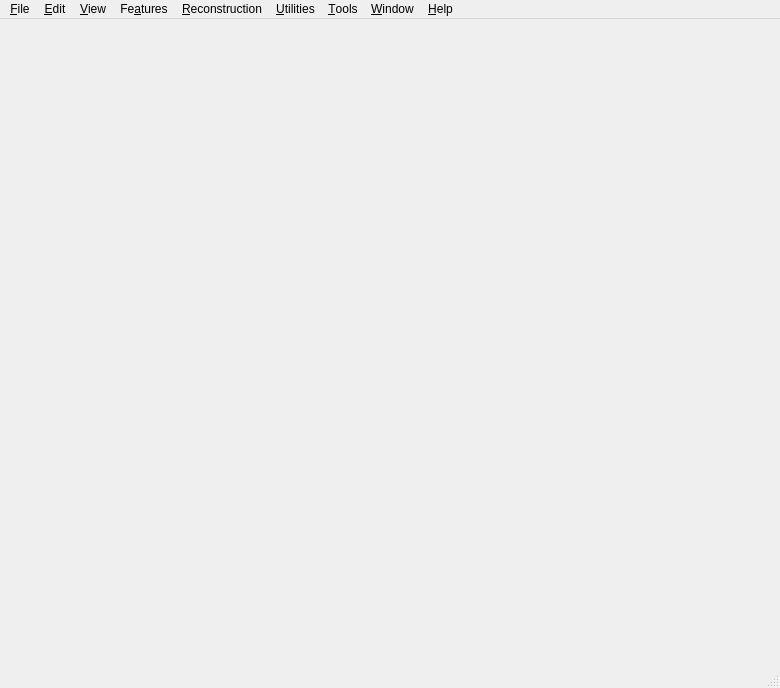
<?xml version="1.0" encoding="UTF-8"?>
<ui version="4.0">
 <class>ViewportWindow</class>
 <widget class="QMainWindow" name="ViewportWindow">
  <property name="geometry">
   <rect>
    <x>0</x>
    <y>0</y>
    <width>780</width>
    <height>688</height>
   </rect>
  </property>
  <property name="minimumSize">
   <size>
    <width>580</width>
    <height>600</height>
   </size>
  </property>
  <property name="acceptDrops">
   <bool>true</bool>
  </property>
  <property name="windowTitle">
   <string>GPlates</string>
  </property>
  <property name="windowIcon">
   <iconset resource="../qt-resources/qt_widgets.qrc">
    <normaloff>:/GPlates-icon-160x160-opaque.png</normaloff>:/GPlates-icon-160x160-opaque.png</iconset>
  </property>
  <widget class="QWidget" name="centralwidget"/>
  <widget class="QMenuBar" name="menubar">
   <property name="geometry">
    <rect>
     <x>0</x>
     <y>0</y>
     <width>780</width>
     <height>21</height>
    </rect>
   </property>
   <widget class="QMenu" name="menu_Help">
    <property name="title">
     <string>&amp;Help</string>
    </property>
    <addaction name="action_View_Online_Documentation"/>
    <addaction name="separator"/>
    <addaction name="action_About"/>
    <addaction name="action_About_GPlates_Dataset"/>
   </widget>
   <widget class="QMenu" name="menu_File">
    <property name="title">
     <string>&amp;File</string>
    </property>
    <widget class="QMenu" name="menu_Open_Recent_Session">
     <property name="statusTip">
      <string>Open a previously saved session. Saves current session to list (if any files loaded). Closes current project (if currently open).</string>
     </property>
     <property name="title">
      <string>O&amp;pen Recent Session</string>
     </property>
    </widget>
    <widget class="QMenu" name="menu_Import">
     <property name="title">
      <string>&amp;Import</string>
     </property>
    </widget>
    <addaction name="separator"/>
    <addaction name="action_Open_Feature_Collection"/>
    <addaction name="separator"/>
    <addaction name="action_Open_Project"/>
    <addaction name="action_Save_Project"/>
    <addaction name="action_Save_Project_As"/>
    <addaction name="separator"/>
    <addaction name="menu_Open_Recent_Session"/>
    <addaction name="action_Clear_Session"/>
    <addaction name="separator"/>
    <addaction name="menu_Import"/>
    <addaction name="separator"/>
    <addaction name="actionConnect_WFS"/>
    <addaction name="separator"/>
    <addaction name="action_Manage_Feature_Collections"/>
    <addaction name="action_File_Errors"/>
    <addaction name="separator"/>
    <addaction name="action_Quit"/>
   </widget>
   <widget class="QMenu" name="menu_Reconstruction">
    <property name="title">
     <string>&amp;Reconstruction</string>
    </property>
    <addaction name="action_Reconstruct_to_Time"/>
    <addaction name="action_Increment_Animation_Time_Backwards"/>
    <addaction name="action_Increment_Animation_Time_Forwards"/>
    <addaction name="action_Reset_Animation"/>
    <addaction name="action_Play"/>
    <addaction name="action_Animate"/>
    <addaction name="separator"/>
    <addaction name="action_Specify_Anchored_Plate_ID"/>
    <addaction name="action_View_Reconstruction_Poles"/>
    <addaction name="separator"/>
    <addaction name="action_Export"/>
   </widget>
   <widget class="QMenu" name="menu_Edit">
    <property name="title">
     <string>&amp;Edit</string>
    </property>
    <addaction name="action_Undo_Placeholder"/>
    <addaction name="action_Redo_Placeholder"/>
    <addaction name="separator"/>
    <addaction name="action_Query_Feature"/>
    <addaction name="action_Edit_Feature"/>
    <addaction name="action_Clone_Geometry"/>
    <addaction name="action_Clone_Feature"/>
    <addaction name="action_Delete_Feature"/>
    <addaction name="separator"/>
    <addaction name="action_Clear_Placeholder"/>
    <addaction name="separator"/>
    <addaction name="action_Preferences"/>
   </widget>
   <widget class="QMenu" name="menu_View">
    <property name="title">
     <string>&amp;View</string>
    </property>
    <widget class="QMenu" name="menu_Move_Camera">
     <property name="title">
      <string>Camera &amp;Location</string>
     </property>
     <addaction name="action_Set_Camera_Viewpoint"/>
     <addaction name="separator"/>
     <addaction name="action_Move_Camera_Up"/>
     <addaction name="action_Move_Camera_Down"/>
     <addaction name="action_Move_Camera_Left"/>
     <addaction name="action_Move_Camera_Right"/>
    </widget>
    <widget class="QMenu" name="menu_Camera_Zoom">
     <property name="title">
      <string>Camera &amp;Zoom</string>
     </property>
     <addaction name="action_Set_Zoom"/>
     <addaction name="separator"/>
     <addaction name="action_Zoom_In"/>
     <addaction name="action_Zoom_Out"/>
     <addaction name="action_Reset_Zoom_Level"/>
    </widget>
    <widget class="QMenu" name="menu_Rotate_Camera">
     <property name="title">
      <string>Camera &amp;Rotation</string>
     </property>
     <addaction name="action_Rotate_Camera_Clockwise"/>
     <addaction name="action_Rotate_Camera_Anticlockwise"/>
     <addaction name="action_Reset_Camera_Orientation"/>
    </widget>
    <widget class="QMenu" name="menuGeometry_Visibility">
     <property name="title">
      <string>Geometry &amp;Visibility</string>
     </property>
     <addaction name="action_Show_Static_Points"/>
     <addaction name="action_Show_Static_Lines"/>
     <addaction name="action_Show_Static_Polygons"/>
     <addaction name="action_Show_Static_Multipoints"/>
     <addaction name="action_Show_Topological_Sections"/>
     <addaction name="action_Show_Topological_Lines"/>
     <addaction name="action_Show_Topological_Polygons"/>
     <addaction name="action_Show_Topological_Networks"/>
     <addaction name="action_Show_Velocity_Arrows"/>
     <addaction name="action_Show_Rasters"/>
     <addaction name="action_Show_3D_Scalar_Fields"/>
     <addaction name="action_Show_Scalar_Coverages"/>
     <addaction name="separator"/>
     <addaction name="action_Show_All_Geometries"/>
    </widget>
    <addaction name="action_Set_Projection"/>
    <addaction name="menu_Move_Camera"/>
    <addaction name="menu_Rotate_Camera"/>
    <addaction name="menu_Camera_Zoom"/>
    <addaction name="separator"/>
    <addaction name="action_Configure_Text_Overlay"/>
    <addaction name="action_Configure_Velocity_Legend"/>
    <addaction name="action_Configure_Graticules"/>
    <addaction name="action_Choose_Background_Colour"/>
    <addaction name="action_Show_Stars"/>
    <addaction name="separator"/>
    <addaction name="menuGeometry_Visibility"/>
   </widget>
   <widget class="QMenu" name="menu_Tools">
    <property name="title">
     <string>&amp;Tools</string>
    </property>
    <addaction name="action_Use_Small_Icons"/>
    <addaction name="action_Configure_Geometry_Rendering"/>
    <addaction name="separator"/>
   </widget>
   <widget class="QMenu" name="menu_Features">
    <property name="title">
     <string>Fe&amp;atures</string>
    </property>
    <widget class="QMenu" name="menuGenerate_Velocity_Point_Locations">
     <property name="title">
      <string>Generate Velocity &amp;Domain Points</string>
     </property>
     <addaction name="action_Generate_Citcoms_Velocity_Domain"/>
     <addaction name="action_Generate_Terra_Velocity_Domain"/>
     <addaction name="action_Generate_LatitudeLongitude_Velocity_Domain"/>
    </widget>
    <addaction name="action_Manage_Colouring"/>
    <addaction name="separator"/>
    <addaction name="action_Load_Symbol"/>
    <addaction name="action_Unload_Symbol"/>
    <addaction name="separator"/>
    <addaction name="action_View_Total_Reconstruction_Sequences"/>
    <addaction name="action_View_Shapefile_Attributes"/>
    <addaction name="separator"/>
    <addaction name="action_Create_VGP"/>
    <addaction name="action_Assign_Plate_IDs"/>
    <addaction name="action_Generate_Deforming_Mesh_Points"/>
    <addaction name="menuGenerate_Velocity_Point_Locations"/>
   </widget>
   <widget class="QMenu" name="menu_Utilities">
    <property name="title">
     <string>&amp;Utilities</string>
    </property>
    <addaction name="action_Calculate_Reconstruction_Pole"/>
    <addaction name="action_Finite_Rotation_Calculator"/>
    <addaction name="action_Open_Kinematics_Tool"/>
    <addaction name="separator"/>
    <addaction name="action_Manage_Age_Models"/>
    <addaction name="separator"/>
    <addaction name="action_Open_Python_Console"/>
    <addaction name="separator"/>
   </widget>
   <widget class="QMenu" name="menu_Window">
    <property name="title">
     <string>&amp;Window</string>
    </property>
    <addaction name="action_New_Window"/>
    <addaction name="separator"/>
    <addaction name="action_Show_Layers"/>
    <addaction name="action_Show_Bottom_Panel_Placeholder"/>
    <addaction name="action_Log_Dialog"/>
    <addaction name="separator"/>
    <addaction name="action_Full_Screen"/>
   </widget>
   <addaction name="menu_File"/>
   <addaction name="menu_Edit"/>
   <addaction name="menu_View"/>
   <addaction name="menu_Features"/>
   <addaction name="menu_Reconstruction"/>
   <addaction name="menu_Utilities"/>
   <addaction name="menu_Tools"/>
   <addaction name="menu_Window"/>
   <addaction name="menu_Help"/>
  </widget>
  <widget class="QStatusBar" name="statusbar"/>
  <action name="action_Cut">
   <property name="enabled">
    <bool>false</bool>
   </property>
   <property name="text">
    <string>Cu&amp;t</string>
   </property>
   <property name="iconText">
    <string>Cut</string>
   </property>
   <property name="toolTip">
    <string>Cut</string>
   </property>
   <property name="shortcut">
    <string/>
   </property>
  </action>
  <action name="action_Copy">
   <property name="enabled">
    <bool>false</bool>
   </property>
   <property name="text">
    <string>&amp;Copy</string>
   </property>
  </action>
  <action name="action_Paste">
   <property name="checkable">
    <bool>false</bool>
   </property>
   <property name="checked">
    <bool>false</bool>
   </property>
   <property name="enabled">
    <bool>false</bool>
   </property>
   <property name="text">
    <string>&amp;Paste</string>
   </property>
  </action>
  <action name="action_Quit">
   <property name="icon">
    <iconset resource="../qt-resources/qt_widgets.qrc">
     <normaloff>:/gnome_application_exit_16.png</normaloff>:/gnome_application_exit_16.png</iconset>
   </property>
   <property name="text">
    <string>&amp;Quit</string>
   </property>
   <property name="shortcut">
    <string>Ctrl+Q</string>
   </property>
   <property name="shortcutContext">
    <enum>Qt::ApplicationShortcut</enum>
   </property>
  </action>
  <action name="action_About">
   <property name="enabled">
    <bool>true</bool>
   </property>
   <property name="icon">
    <iconset resource="../qt-resources/qt_widgets.qrc">
     <normaloff>:/human_gtk_about_16.png</normaloff>:/human_gtk_about_16.png</iconset>
   </property>
   <property name="text">
    <string>&amp;About</string>
   </property>
  </action>
  <action name="action_Reconstruct_to_Time">
   <property name="text">
    <string>Reconstruct to &amp;Time...</string>
   </property>
   <property name="shortcut">
    <string>Ctrl+T</string>
   </property>
   <property name="shortcutContext">
    <enum>Qt::ApplicationShortcut</enum>
   </property>
  </action>
  <action name="action_Specify_Anchored_Plate_ID">
   <property name="text">
    <string>Specify Anchore&amp;d Plate ID...</string>
   </property>
   <property name="shortcut">
    <string>Ctrl+D</string>
   </property>
   <property name="shortcutContext">
    <enum>Qt::ApplicationShortcut</enum>
   </property>
  </action>
  <action name="action_Increment_Animation_Time_Backwards">
   <property name="icon">
    <iconset resource="../qt-resources/qt_widgets.qrc">
     <normaloff>:/gnome_seek_backward_16.png</normaloff>:/gnome_seek_backward_16.png</iconset>
   </property>
   <property name="text">
    <string>Step &amp;Backward One Frame</string>
   </property>
   <property name="shortcut">
    <string>Ctrl+Shift+I</string>
   </property>
   <property name="shortcutContext">
    <enum>Qt::ApplicationShortcut</enum>
   </property>
  </action>
  <action name="action_Increment_Animation_Time_Forwards">
   <property name="icon">
    <iconset resource="../qt-resources/qt_widgets.qrc">
     <normaloff>:/gnome_seek_forward_16.png</normaloff>:/gnome_seek_forward_16.png</iconset>
   </property>
   <property name="text">
    <string>Step &amp;Forward One Frame</string>
   </property>
   <property name="iconText">
    <string>Step Forward One Frame</string>
   </property>
   <property name="shortcut">
    <string>Ctrl+I</string>
   </property>
   <property name="shortcutContext">
    <enum>Qt::ApplicationShortcut</enum>
   </property>
  </action>
  <action name="action_Animate">
   <property name="text">
    <string>&amp;Configure Animation...</string>
   </property>
   <property name="menuRole">
    <enum>QAction::NoRole</enum>
   </property>
  </action>
  <action name="action_Query_Feature">
   <property name="checkable">
    <bool>false</bool>
   </property>
   <property name="checked">
    <bool>false</bool>
   </property>
   <property name="icon">
    <iconset resource="../qt-resources/qt_widgets.qrc">
     <normaloff>:/gnome_edit_find_22.png</normaloff>:/gnome_edit_find_22.png</iconset>
   </property>
   <property name="text">
    <string>Que&amp;ry Feature</string>
   </property>
   <property name="iconText">
    <string>&amp;Query Feature</string>
   </property>
   <property name="shortcut">
    <string>Ctrl+R</string>
   </property>
   <property name="shortcutContext">
    <enum>Qt::ApplicationShortcut</enum>
   </property>
  </action>
  <action name="action_File_Errors">
   <property name="icon">
    <iconset resource="../qt-resources/qt_widgets.qrc">
     <normaloff>:/gnome_dialog_warning_16.png</normaloff>:/gnome_dialog_warning_16.png</iconset>
   </property>
   <property name="text">
    <string>View Read &amp;Errors</string>
   </property>
  </action>
  <action name="action_Set_Zoom">
   <property name="text">
    <string>&amp;Set Zoom...</string>
   </property>
  </action>
  <action name="action_Zoom_In">
   <property name="icon">
    <iconset resource="../qt-resources/qt_widgets.qrc">
     <normaloff>:/gnome_zoom_in_16.png</normaloff>:/gnome_zoom_in_16.png</iconset>
   </property>
   <property name="text">
    <string>Zoom &amp;In</string>
   </property>
   <property name="shortcut">
    <string>+</string>
   </property>
  </action>
  <action name="action_Zoom_Out">
   <property name="icon">
    <iconset resource="../qt-resources/qt_widgets.qrc">
     <normaloff>:/gnome_zoom_out_16.png</normaloff>:/gnome_zoom_out_16.png</iconset>
   </property>
   <property name="text">
    <string>Zoom &amp;Out</string>
   </property>
   <property name="shortcut">
    <string>-</string>
   </property>
  </action>
  <action name="action_Reset_Zoom_Level">
   <property name="icon">
    <iconset resource="../qt-resources/qt_widgets.qrc">
     <normaloff>:/gnome_zoom_original_16.png</normaloff>:/gnome_zoom_original_16.png</iconset>
   </property>
   <property name="text">
    <string>&amp;Reset Zoom</string>
   </property>
   <property name="shortcut">
    <string>0</string>
   </property>
  </action>
  <action name="action_Export_Geometry_Snapshot">
   <property name="icon">
    <iconset resource="../qt-resources/qt_widgets.qrc">
     <normaloff>:/gnome_applets_screenshooter_16.png</normaloff>:/gnome_applets_screenshooter_16.png</iconset>
   </property>
   <property name="text">
    <string>E&amp;xport Geometry Snapshot...</string>
   </property>
   <property name="toolTip">
    <string>Save an SVG image of the current view.</string>
   </property>
  </action>
  <action name="action_Manage_Feature_Collections">
   <property name="icon">
    <iconset resource="../qt-resources/qt_widgets.qrc">
     <normaloff>:/gnome_preferences_desktop_16.png</normaloff>:/gnome_preferences_desktop_16.png</iconset>
   </property>
   <property name="text">
    <string>&amp;Manage Feature Collections</string>
   </property>
   <property name="shortcut">
    <string>Ctrl+M</string>
   </property>
   <property name="shortcutContext">
    <enum>Qt::ApplicationShortcut</enum>
   </property>
  </action>
  <action name="action_Open_Feature_Collection">
   <property name="icon">
    <iconset resource="../qt-resources/qt_widgets.qrc">
     <normaloff>:/tango_document_open_16.png</normaloff>:/tango_document_open_16.png</iconset>
   </property>
   <property name="text">
    <string>&amp;Open Feature Collection...</string>
   </property>
   <property name="shortcut">
    <string>Ctrl+O</string>
   </property>
   <property name="shortcutContext">
    <enum>Qt::ApplicationShortcut</enum>
   </property>
  </action>
  <action name="action_Set_Camera_Viewpoint">
   <property name="checked">
    <bool>false</bool>
   </property>
   <property name="text">
    <string>&amp;Set Location...</string>
   </property>
   <property name="shortcut">
    <string>Ctrl+Shift+L</string>
   </property>
   <property name="shortcutContext">
    <enum>Qt::ApplicationShortcut</enum>
   </property>
  </action>
  <action name="action_Move_Camera_Up">
   <property name="icon">
    <iconset resource="../qt-resources/qt_widgets.qrc">
     <normaloff>:/gnome_go_up_16.png</normaloff>:/gnome_go_up_16.png</iconset>
   </property>
   <property name="text">
    <string>Move &amp;Up</string>
   </property>
  </action>
  <action name="action_Move_Camera_Down">
   <property name="icon">
    <iconset resource="../qt-resources/qt_widgets.qrc">
     <normaloff>:/gnome_go_down_16.png</normaloff>:/gnome_go_down_16.png</iconset>
   </property>
   <property name="text">
    <string>Move &amp;Down</string>
   </property>
  </action>
  <action name="action_Move_Camera_Left">
   <property name="icon">
    <iconset resource="../qt-resources/qt_widgets.qrc">
     <normaloff>:/gnome_go_previous_16.png</normaloff>:/gnome_go_previous_16.png</iconset>
   </property>
   <property name="text">
    <string>Move &amp;Left</string>
   </property>
  </action>
  <action name="action_Move_Camera_Right">
   <property name="icon">
    <iconset resource="../qt-resources/qt_widgets.qrc">
     <normaloff>:/gnome_go_next_16.png</normaloff>:/gnome_go_next_16.png</iconset>
   </property>
   <property name="text">
    <string>Move &amp;Right</string>
   </property>
  </action>
  <action name="action_Rotate_Camera_Clockwise">
   <property name="icon">
    <iconset resource="../qt-resources/qt_widgets.qrc">
     <normaloff>:/human_view_refresh_16.png</normaloff>:/human_view_refresh_16.png</iconset>
   </property>
   <property name="text">
    <string>Rotate &amp;Clockwise</string>
   </property>
   <property name="shortcut">
    <string>]</string>
   </property>
  </action>
  <action name="action_Rotate_Camera_Anticlockwise">
   <property name="icon">
    <iconset resource="../qt-resources/qt_widgets.qrc">
     <normaloff>:/human_view_refresh_flipped_16.png</normaloff>:/human_view_refresh_flipped_16.png</iconset>
   </property>
   <property name="text">
    <string>Rotate &amp;Anti-clockwise</string>
   </property>
   <property name="shortcut">
    <string>[</string>
   </property>
  </action>
  <action name="action_Reset_Camera_Orientation">
   <property name="icon">
    <iconset resource="../qt-resources/qt_widgets.qrc">
     <normaloff>:/reorient_poles_16.png</normaloff>:/reorient_poles_16.png</iconset>
   </property>
   <property name="text">
    <string>&amp;Reset Orientation</string>
   </property>
   <property name="shortcut">
    <string>^</string>
   </property>
  </action>
  <action name="action_Edit_Feature">
   <property name="checkable">
    <bool>false</bool>
   </property>
   <property name="checked">
    <bool>false</bool>
   </property>
   <property name="icon">
    <iconset resource="../qt-resources/qt_widgets.qrc">
     <normaloff>:/gnome_gtk_edit_22.png</normaloff>:/gnome_gtk_edit_22.png</iconset>
   </property>
   <property name="text">
    <string>&amp;Edit Feature</string>
   </property>
   <property name="iconText">
    <string>&amp;Edit Feature</string>
   </property>
   <property name="shortcut">
    <string>Ctrl+E</string>
   </property>
   <property name="shortcutContext">
    <enum>Qt::ApplicationShortcut</enum>
   </property>
  </action>
  <action name="action_View_Reconstruction_Poles">
   <property name="text">
    <string>View Total Reconstruction &amp;Poles</string>
   </property>
   <property name="shortcut">
    <string>Ctrl+P</string>
   </property>
   <property name="shortcutContext">
    <enum>Qt::ApplicationShortcut</enum>
   </property>
  </action>
  <action name="action_Show_Static_Points">
   <property name="checkable">
    <bool>true</bool>
   </property>
   <property name="checked">
    <bool>true</bool>
   </property>
   <property name="text">
    <string>Show Static Points</string>
   </property>
   <property name="toolTip">
    <string>A toggle operation which controls whether non-topological points are shown.</string>
   </property>
   <property name="shortcut">
    <string>Ctrl+V, S, P</string>
   </property>
   <property name="shortcutContext">
    <enum>Qt::ApplicationShortcut</enum>
   </property>
  </action>
  <action name="action_Show_Static_Lines">
   <property name="checkable">
    <bool>true</bool>
   </property>
   <property name="checked">
    <bool>true</bool>
   </property>
   <property name="text">
    <string>Show Static Lines</string>
   </property>
   <property name="toolTip">
    <string>A toggle operation which controls whether non-topological lines are shown.</string>
   </property>
   <property name="shortcut">
    <string>Ctrl+V, S, L</string>
   </property>
   <property name="shortcutContext">
    <enum>Qt::ApplicationShortcut</enum>
   </property>
  </action>
  <action name="action_Show_Static_Polygons">
   <property name="checkable">
    <bool>true</bool>
   </property>
   <property name="checked">
    <bool>true</bool>
   </property>
   <property name="text">
    <string>Show Static Polygons</string>
   </property>
   <property name="toolTip">
    <string>A toggle operation which controls whether non-topological polygons are shown.</string>
   </property>
   <property name="shortcut">
    <string>Ctrl+V, S, G</string>
   </property>
   <property name="shortcutContext">
    <enum>Qt::ApplicationShortcut</enum>
   </property>
  </action>
  <action name="action_Show_Static_Multipoints">
   <property name="checkable">
    <bool>true</bool>
   </property>
   <property name="checked">
    <bool>true</bool>
   </property>
   <property name="text">
    <string>Show Static Multipoints</string>
   </property>
   <property name="toolTip">
    <string>A toggle operation which controls whether non-topological multipoints are shown.</string>
   </property>
   <property name="shortcut">
    <string>Ctrl+V, S, M</string>
   </property>
   <property name="shortcutContext">
    <enum>Qt::ApplicationShortcut</enum>
   </property>
  </action>
  <action name="action_Show_Velocity_Arrows">
   <property name="checkable">
    <bool>true</bool>
   </property>
   <property name="checked">
    <bool>true</bool>
   </property>
   <property name="enabled">
    <bool>true</bool>
   </property>
   <property name="text">
    <string>Show Velocity Arrows</string>
   </property>
   <property name="toolTip">
    <string>A toggle operation which controls whether velocity arrows are shown.</string>
   </property>
   <property name="shortcut">
    <string>Ctrl+V, V, A</string>
   </property>
   <property name="shortcutContext">
    <enum>Qt::ApplicationShortcut</enum>
   </property>
  </action>
  <action name="action_Delete_Feature">
   <property name="icon">
    <iconset resource="../qt-resources/qt_widgets.qrc">
     <normaloff>:/gnome_edit_delete_22.png</normaloff>:/gnome_edit_delete_22.png</iconset>
   </property>
   <property name="text">
    <string>&amp;Delete Feature</string>
   </property>
   <property name="shortcut">
    <string>Del</string>
   </property>
  </action>
  <action name="action_Add_Feature_To_Selection">
   <property name="icon">
    <iconset resource="../qt-resources/qt_widgets.qrc">
     <normaloff>:/gnome_list_add_22.png</normaloff>:/gnome_list_add_22.png</iconset>
   </property>
   <property name="text">
    <string>Add Feature to Select&amp;ion</string>
   </property>
  </action>
  <action name="action_Remove_Feature_From_Selection">
   <property name="icon">
    <iconset resource="../qt-resources/qt_widgets.qrc">
     <normaloff>:/gnome_list_remove_22.png</normaloff>:/gnome_list_remove_22.png</iconset>
   </property>
   <property name="text">
    <string>Remove Feature from Selecti&amp;on</string>
   </property>
  </action>
  <action name="action_Clear_Placeholder">
   <property name="text">
    <string>C&amp;lear</string>
   </property>
   <property name="shortcut">
    <string>Ctrl+K</string>
   </property>
  </action>
  <action name="action_Clone_Geometry">
   <property name="icon">
    <iconset resource="../qt-resources/qt_widgets.qrc">
     <normaloff>:/clone_geometry_22.png</normaloff>:/clone_geometry_22.png</iconset>
   </property>
   <property name="text">
    <string>Copy &amp;Geometry to Digitise Tool</string>
   </property>
   <property name="toolTip">
    <string>Copy Geometry to Digitise Tool</string>
   </property>
  </action>
  <action name="action_Clone_Feature">
   <property name="icon">
    <iconset resource="../qt-resources/qt_widgets.qrc">
     <normaloff>:/clone_feature_22.png</normaloff>:/clone_feature_22.png</iconset>
   </property>
   <property name="text">
    <string>Clone &amp;Feature</string>
   </property>
  </action>
  <action name="action_Information_Dock_At_Bottom">
   <property name="icon">
    <iconset resource="../qt-resources/qt_widgets.qrc">
     <normaloff>:/gnome_go_down_16.png</normaloff>:/gnome_go_down_16.png</iconset>
   </property>
   <property name="text">
    <string>Dock at &amp;Bottom</string>
   </property>
  </action>
  <action name="action_Information_Dock_At_Top">
   <property name="icon">
    <iconset resource="../qt-resources/qt_widgets.qrc">
     <normaloff>:/gnome_go_up_16.png</normaloff>:/gnome_go_up_16.png</iconset>
   </property>
   <property name="text">
    <string>Dock at &amp;Top</string>
   </property>
  </action>
  <action name="action_Actions_Dock_At_Left">
   <property name="icon">
    <iconset resource="../qt-resources/qt_widgets.qrc">
     <normaloff>:/gnome_go_previous_16.png</normaloff>:/gnome_go_previous_16.png</iconset>
   </property>
   <property name="text">
    <string>Dock at &amp;Left</string>
   </property>
  </action>
  <action name="action_Actions_Dock_At_Right">
   <property name="icon">
    <iconset resource="../qt-resources/qt_widgets.qrc">
     <normaloff>:/gnome_go_next_16.png</normaloff>:/gnome_go_next_16.png</iconset>
   </property>
   <property name="text">
    <string>Dock at &amp;Right</string>
   </property>
  </action>
  <action name="action_Undo_Placeholder">
   <property name="icon">
    <iconset resource="../qt-resources/qt_widgets.qrc">
     <normaloff>:/tango_undo_16.png</normaloff>:/tango_undo_16.png</iconset>
   </property>
   <property name="text">
    <string>&amp;Undo (Placeholder)</string>
   </property>
   <property name="shortcut">
    <string>Ctrl+Z</string>
   </property>
  </action>
  <action name="action_Redo_Placeholder">
   <property name="icon">
    <iconset resource="../qt-resources/qt_widgets.qrc">
     <normaloff>:/tango_redo_16.png</normaloff>:/tango_redo_16.png</iconset>
   </property>
   <property name="text">
    <string>Re&amp;do (Placeholder)</string>
   </property>
   <property name="shortcut">
    <string>Ctrl+Y</string>
   </property>
  </action>
  <action name="action_View_Shapefile_Attributes">
   <property name="text">
    <string>View &amp;Attribute Table</string>
   </property>
   <property name="shortcutContext">
    <enum>Qt::ApplicationShortcut</enum>
   </property>
  </action>
  <action name="action_Specify_Time_Increment">
   <property name="text">
    <string>Specify Time I&amp;ncrement...</string>
   </property>
  </action>
  <action name="action_Reset_Animation">
   <property name="text">
    <string>&amp;Reset Animation</string>
   </property>
  </action>
  <action name="action_Play">
   <property name="checkable">
    <bool>true</bool>
   </property>
   <property name="text">
    <string>Pla&amp;y Animation</string>
   </property>
  </action>
  <action name="action_Show_Reconstructable_Features">
   <property name="checkable">
    <bool>true</bool>
   </property>
   <property name="checked">
    <bool>true</bool>
   </property>
   <property name="text">
    <string>Show &amp;Reconstructable Features</string>
   </property>
  </action>
  <action name="action_Show_Topologies">
   <property name="checkable">
    <bool>true</bool>
   </property>
   <property name="checked">
    <bool>true</bool>
   </property>
   <property name="text">
    <string>Show &amp;Topologies</string>
   </property>
  </action>
  <action name="action_Show_Instantaneous_Features">
   <property name="checkable">
    <bool>true</bool>
   </property>
   <property name="checked">
    <bool>true</bool>
   </property>
   <property name="text">
    <string>Show &amp;Instantaneous Features</string>
   </property>
  </action>
  <action name="action_Assign_Plate_IDs">
   <property name="text">
    <string>Assign &amp;Plate IDs...</string>
   </property>
  </action>
  <action name="action_Generate_Citcoms_Velocity_Domain">
   <property name="text">
    <string>&amp;CitcomS...</string>
   </property>
  </action>
  <action name="action_Export_Reconstruction">
   <property name="text">
    <string>E&amp;xport Reconstruction Geometries...</string>
   </property>
  </action>
  <action name="action_Export">
   <property name="icon">
    <iconset resource="../qt-resources/qt_widgets.qrc">
     <normaloff>:/gnome_stock_export_16.png</normaloff>:/gnome_stock_export_16.png</iconset>
   </property>
   <property name="text">
    <string>&amp;Export...</string>
   </property>
   <property name="shortcut">
    <string>Ctrl+Shift+E</string>
   </property>
  </action>
  <action name="action_Set_Projection">
   <property name="text">
    <string>Set &amp;Projection...</string>
   </property>
  </action>
  <action name="action_Full_Screen">
   <property name="checkable">
    <bool>true</bool>
   </property>
   <property name="checked">
    <bool>false</bool>
   </property>
   <property name="text">
    <string>&amp;Full Screen</string>
   </property>
   <property name="shortcut">
    <string>F11</string>
   </property>
   <property name="shortcutContext">
    <enum>Qt::ApplicationShortcut</enum>
   </property>
  </action>
  <action name="action_Gui_Debug_Action">
   <property name="enabled">
    <bool>true</bool>
   </property>
   <property name="icon">
    <iconset resource="../qt-resources/qt_widgets.qrc">
     <normaloff>:/info_sign_16.png</normaloff>:/info_sign_16.png</iconset>
   </property>
   <property name="text">
    <string>GUI Debug Action</string>
   </property>
   <property name="shortcut">
    <string>Ctrl+Alt+/</string>
   </property>
   <property name="shortcutContext">
    <enum>Qt::ApplicationShortcut</enum>
   </property>
   <property name="visible">
    <bool>true</bool>
   </property>
  </action>
  <action name="action_Manage_Colouring">
   <property name="icon">
    <iconset resource="../qt-resources/qt_widgets.qrc">
     <normaloff>:/gnome_stock_color_16.png</normaloff>:/gnome_stock_color_16.png</iconset>
   </property>
   <property name="text">
    <string>Manage &amp;Colouring</string>
   </property>
  </action>
  <action name="action_Create_VGP">
   <property name="text">
    <string>Create &amp;VGP...</string>
   </property>
  </action>
  <action name="action_Calculate_Reconstruction_Pole">
   <property name="text">
    <string>Calculate &amp;Reconstruction Pole...</string>
   </property>
  </action>
  <action name="action_Show_Layers">
   <property name="checkable">
    <bool>true</bool>
   </property>
   <property name="icon">
    <iconset resource="../qt-resources/qt_widgets.qrc">
     <normaloff>:/gnome_stock_view_details_16.png</normaloff>:/gnome_stock_view_details_16.png</iconset>
   </property>
   <property name="text">
    <string>Show &amp;Layers</string>
   </property>
   <property name="shortcut">
    <string>Ctrl+L</string>
   </property>
   <property name="shortcutContext">
    <enum>Qt::ApplicationShortcut</enum>
   </property>
  </action>
  <action name="action_Import_Raster">
   <property name="text">
    <string>Import &amp;Raster...</string>
   </property>
   <property name="shortcutContext">
    <enum>Qt::ApplicationShortcut</enum>
   </property>
  </action>
  <action name="action_Import_Time_Dependent_Raster">
   <property name="text">
    <string>Import &amp;Time-Dependent Raster...</string>
   </property>
   <property name="shortcutContext">
    <enum>Qt::ApplicationShortcut</enum>
   </property>
  </action>
  <action name="action_Preferences">
   <property name="icon">
    <iconset resource="../qt-resources/qt_widgets.qrc">
     <normaloff>:/gnome_preferences_desktop_16.png</normaloff>:/gnome_preferences_desktop_16.png</iconset>
   </property>
   <property name="text">
    <string>&amp;Preferences</string>
   </property>
   <property name="shortcut">
    <string>Ctrl+,</string>
   </property>
   <property name="shortcutContext">
    <enum>Qt::ApplicationShortcut</enum>
   </property>
   <property name="menuRole">
    <enum>QAction::PreferencesRole</enum>
   </property>
  </action>
  <action name="action_Show_Stars">
   <property name="checkable">
    <bool>true</bool>
   </property>
   <property name="checked">
    <bool>false</bool>
   </property>
   <property name="enabled">
    <bool>true</bool>
   </property>
   <property name="text">
    <string>Show &amp;Stars</string>
   </property>
  </action>
  <action name="action_View_Total_Reconstruction_Sequences">
   <property name="text">
    <string>View &amp;Total Reconstruction Sequences</string>
   </property>
  </action>
  <action name="action_New_Window">
   <property name="icon">
    <iconset resource="../qt-resources/qt_widgets.qrc">
     <normaloff>:/tango_window_new_16.png</normaloff>:/tango_window_new_16.png</iconset>
   </property>
   <property name="text">
    <string>Open &amp;New Window</string>
   </property>
   <property name="shortcut">
    <string>Ctrl+N</string>
   </property>
  </action>
  <action name="action_Use_Small_Icons">
   <property name="checkable">
    <bool>true</bool>
   </property>
   <property name="text">
    <string>Use Small Ico&amp;ns</string>
   </property>
   <property name="toolTip">
    <string>Make the Canvas Tools toolbar icons smaller</string>
   </property>
  </action>
  <action name="action_Show_Bottom_Panel_Placeholder">
   <property name="text">
    <string>Show &amp;Bottom Panel (Placeholder)</string>
   </property>
  </action>
  <action name="action_Manage_Small_Circles">
   <property name="text">
    <string>Manage &amp;Small Circles</string>
   </property>
   <property name="visible">
    <bool>true</bool>
   </property>
  </action>
  <action name="action_Choose_Background_Colour">
   <property name="text">
    <string>Choose &amp;Background Colour...</string>
   </property>
  </action>
  <action name="action_Configure_Graticules">
   <property name="text">
    <string>Configure &amp;Graticules...</string>
   </property>
   <property name="menuRole">
    <enum>QAction::NoRole</enum>
   </property>
  </action>
  <action name="action_Configure_Text_Overlay">
   <property name="text">
    <string>Configure &amp;Text Overlay...</string>
   </property>
   <property name="menuRole">
    <enum>QAction::NoRole</enum>
   </property>
  </action>
  <action name="action_View_Online_Documentation">
   <property name="text">
    <string>View Online &amp;Documentation</string>
   </property>
  </action>
  <action name="action_Open_Python_Console">
   <property name="text">
    <string>Open Python &amp;Console</string>
   </property>
   <property name="shortcut">
    <string>F12</string>
   </property>
   <property name="shortcutContext">
    <enum>Qt::ApplicationShortcut</enum>
   </property>
   <property name="visible">
    <bool>true</bool>
   </property>
  </action>
  <action name="actionConnect_WFS">
   <property name="text">
    <string>Connect WFS</string>
   </property>
  </action>
  <action name="action_Load_Symbol">
   <property name="text">
    <string>Load Symbol file (.sym)</string>
   </property>
   <property name="visible">
    <bool>true</bool>
   </property>
  </action>
  <action name="action_Unload_Symbol">
   <property name="text">
    <string>Unload Symbol file</string>
   </property>
   <property name="visible">
    <bool>true</bool>
   </property>
  </action>
  <action name="action_Log_Dialog">
   <property name="text">
    <string>Lo&amp;g</string>
   </property>
  </action>
  <action name="action_Finite_Rotation_Calculator">
   <property name="text">
    <string>Calculate Finite Rotation...</string>
   </property>
  </action>
  <action name="action_Generate_Terra_Velocity_Domain">
   <property name="text">
    <string>&amp;Terra...</string>
   </property>
  </action>
  <action name="action_Generate_LatitudeLongitude_Velocity_Domain">
   <property name="text">
    <string>&amp;Latitude Longitude...</string>
   </property>
  </action>
  <action name="action_About_GPlates_Dataset">
   <property name="icon">
    <iconset resource="../qt-resources/qt_widgets.qrc">
     <normaloff>:/human_gtk_about_16.png</normaloff>:/human_gtk_about_16.png</iconset>
   </property>
   <property name="text">
    <string>About Data Sources</string>
   </property>
   <property name="menuRole">
    <enum>QAction::ApplicationSpecificRole</enum>
   </property>
  </action>
  <action name="action_Configure_Geometry_Rendering">
   <property name="text">
    <string>Configure Geometry Rendering...</string>
   </property>
   <property name="menuRole">
    <enum>QAction::NoRole</enum>
   </property>
  </action>
  <action name="action_Open_Project">
   <property name="text">
    <string>Open Project...</string>
   </property>
   <property name="statusTip">
    <string>Open a project file. Becomes currently open project.</string>
   </property>
   <property name="shortcutContext">
    <enum>Qt::ApplicationShortcut</enum>
   </property>
  </action>
  <action name="action_Save_Project_As">
   <property name="text">
    <string>Save Project As...</string>
   </property>
   <property name="statusTip">
    <string>Save to a new project file. Becomes currently open project.</string>
   </property>
   <property name="shortcutContext">
    <enum>Qt::ApplicationShortcut</enum>
   </property>
  </action>
  <action name="action_Clear_Session">
   <property name="text">
    <string>Clear Session</string>
   </property>
   <property name="statusTip">
    <string>Clear all session state. Closes current project (if currently open).</string>
   </property>
  </action>
  <action name="action_Open_Kinematics_Tool">
   <property name="text">
    <string>Open &amp;Kinematics Tool...</string>
   </property>
   <property name="shortcut">
    <string>Ctrl+Shift+K</string>
   </property>
  </action>
  <action name="action_Save_Project">
   <property name="text">
    <string>Save Project</string>
   </property>
   <property name="toolTip">
    <string>Save Project</string>
   </property>
   <property name="statusTip">
    <string>Save current project. If no project currently open then save to a new project file (becomes currently open project).</string>
   </property>
   <property name="shortcutContext">
    <enum>Qt::ApplicationShortcut</enum>
   </property>
  </action>
  <action name="action_Manage_Age_Models">
   <property name="text">
    <string>Manage &amp;Age Models</string>
   </property>
   <property name="toolTip">
    <string>Manage Age Models</string>
   </property>
   <property name="visible">
    <bool>false</bool>
   </property>
  </action>
  <action name="action_Generate_Deforming_Mesh_Points">
   <property name="text">
    <string>Generate Deforming &amp;Mesh Points</string>
   </property>
  </action>
  <action name="action_Configure_Velocity_Legend">
   <property name="text">
    <string>Configure Velocity Le&amp;gend...</string>
   </property>
   <property name="menuRole">
    <enum>QAction::NoRole</enum>
   </property>
  </action>
  <action name="action_Show_Topological_Sections">
   <property name="checkable">
    <bool>true</bool>
   </property>
   <property name="checked">
    <bool>true</bool>
   </property>
   <property name="text">
    <string>Show Topological Sections</string>
   </property>
   <property name="toolTip">
    <string>A toggle operation which controls whether features used as topological sections are shown.</string>
   </property>
   <property name="shortcut">
    <string>Ctrl+V, T, S</string>
   </property>
   <property name="shortcutContext">
    <enum>Qt::ApplicationShortcut</enum>
   </property>
  </action>
  <action name="action_Show_Topological_Lines">
   <property name="checkable">
    <bool>true</bool>
   </property>
   <property name="checked">
    <bool>true</bool>
   </property>
   <property name="text">
    <string>Show Topological Lines</string>
   </property>
   <property name="toolTip">
    <string>A toggle operation which controls whether topological lines are shown.</string>
   </property>
   <property name="shortcut">
    <string>Ctrl+V, T, L</string>
   </property>
   <property name="shortcutContext">
    <enum>Qt::ApplicationShortcut</enum>
   </property>
  </action>
  <action name="action_Show_Topological_Polygons">
   <property name="checkable">
    <bool>true</bool>
   </property>
   <property name="checked">
    <bool>true</bool>
   </property>
   <property name="text">
    <string>Show Topological Polygons</string>
   </property>
   <property name="toolTip">
    <string>A toggle operation which controls whether topological polygons are shown.</string>
   </property>
   <property name="shortcut">
    <string>Ctrl+V, T, P</string>
   </property>
   <property name="shortcutContext">
    <enum>Qt::ApplicationShortcut</enum>
   </property>
  </action>
  <action name="action_Show_Topological_Networks">
   <property name="checkable">
    <bool>true</bool>
   </property>
   <property name="checked">
    <bool>true</bool>
   </property>
   <property name="text">
    <string>Show Topological Networks</string>
   </property>
   <property name="toolTip">
    <string>A toggle operation which controls whether topological networks are shown.</string>
   </property>
   <property name="shortcut">
    <string>Ctrl+V, T, N</string>
   </property>
   <property name="shortcutContext">
    <enum>Qt::ApplicationShortcut</enum>
   </property>
  </action>
  <action name="action_Show_Rasters">
   <property name="checkable">
    <bool>true</bool>
   </property>
   <property name="checked">
    <bool>true</bool>
   </property>
   <property name="text">
    <string>Show Rasters</string>
   </property>
   <property name="toolTip">
    <string>A toggle operation which controls whether rasters are shown.</string>
   </property>
   <property name="shortcut">
    <string>Ctrl+V, R</string>
   </property>
   <property name="shortcutContext">
    <enum>Qt::ApplicationShortcut</enum>
   </property>
  </action>
  <action name="action_Show_3D_Scalar_Fields">
   <property name="checkable">
    <bool>true</bool>
   </property>
   <property name="checked">
    <bool>true</bool>
   </property>
   <property name="text">
    <string>Show 3D Scalar Fields</string>
   </property>
   <property name="toolTip">
    <string>A toggle operation which controls whether 3D scalar fields are shown.</string>
   </property>
   <property name="shortcut">
    <string>Ctrl+V, S, F</string>
   </property>
   <property name="shortcutContext">
    <enum>Qt::ApplicationShortcut</enum>
   </property>
  </action>
  <action name="action_Show_Scalar_Coverages">
   <property name="checkable">
    <bool>true</bool>
   </property>
   <property name="checked">
    <bool>true</bool>
   </property>
   <property name="text">
    <string>Show Scalar Coverages</string>
   </property>
   <property name="toolTip">
    <string>A toggle operation which controls whether scalar coverages are shown.</string>
   </property>
   <property name="shortcut">
    <string>Ctrl+V, S, C</string>
   </property>
   <property name="shortcutContext">
    <enum>Qt::ApplicationShortcut</enum>
   </property>
  </action>
  <action name="action_Show_All_Geometries">
   <property name="checkable">
    <bool>true</bool>
   </property>
   <property name="checked">
    <bool>true</bool>
   </property>
   <property name="text">
    <string>Show All</string>
   </property>
   <property name="toolTip">
    <string>A toggle operation which controls whether all geometries are shown.</string>
   </property>
   <property name="shortcut">
    <string>Ctrl+V, A</string>
   </property>
   <property name="shortcutContext">
    <enum>Qt::ApplicationShortcut</enum>
   </property>
  </action>
 </widget>
 <resources>
  <include location="../qt-resources/qt_widgets.qrc"/>
 </resources>
 <connections/>
</ui>
